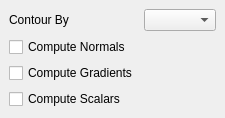
<ui version="4.0" >
 <author></author>
 <comment></comment>
 <exportmacro></exportmacro>
 <class>pqContourControls</class>
 <widget class="QWidget" name="pqContourControls" >
  <property name="geometry" >
   <rect>
    <x>0</x>
    <y>0</y>
    <width>207</width>
    <height>114</height>
   </rect>
  </property>
  <property name="windowTitle" >
   <string>Form</string>
  </property>
  <layout class="QGridLayout" >
   <property name="margin" >
    <number>9</number>
   </property>
   <property name="spacing" >
    <number>6</number>
   </property>
   <item row="3" column="0" >
    <widget class="QCheckBox" name="ComputeScalars" >
     <property name="text" >
      <string>Compute Scalars</string>
     </property>
    </widget>
   </item>
   <item row="2" column="0" >
    <widget class="QCheckBox" name="ComputeGradients" >
     <property name="text" >
      <string>Compute Gradients</string>
     </property>
    </widget>
   </item>
   <item row="1" column="0" >
    <widget class="QCheckBox" name="ComputeNormals" >
     <property name="text" >
      <string>Compute Normals</string>
     </property>
    </widget>
   </item>
   <item row="0" column="1" >
    <widget class="QComboBox" name="SelectInputScalars" />
   </item>
   <item row="0" column="0" >
    <widget class="QLabel" name="label_7" >
     <property name="text" >
      <string>Contour By</string>
     </property>
    </widget>
   </item>
  </layout>
 </widget>
 <pixmapfunction></pixmapfunction>
 <tabstops>
  <tabstop>SelectInputScalars</tabstop>
 </tabstops>
 <resources/>
 <connections/>
</ui>
